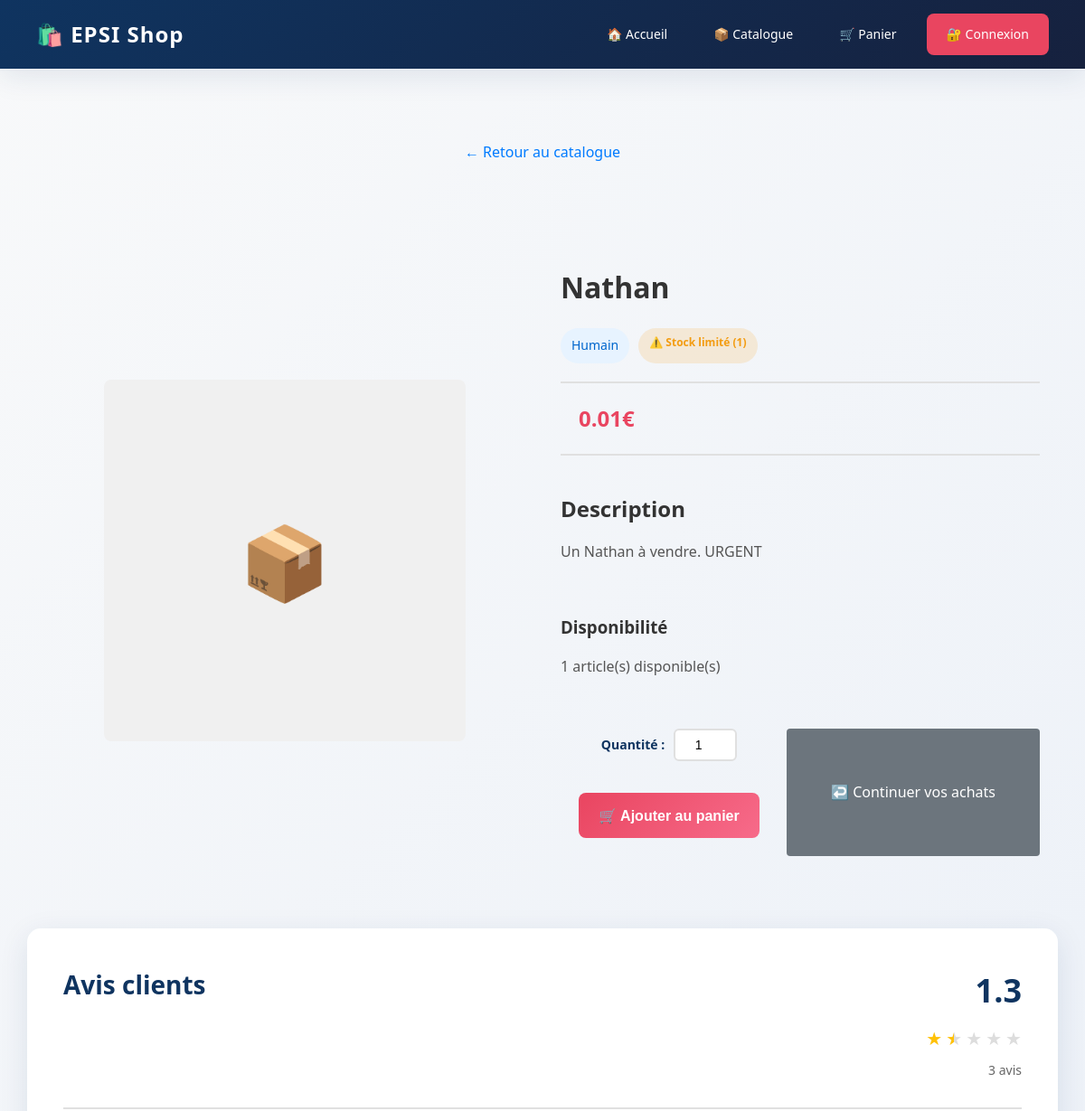
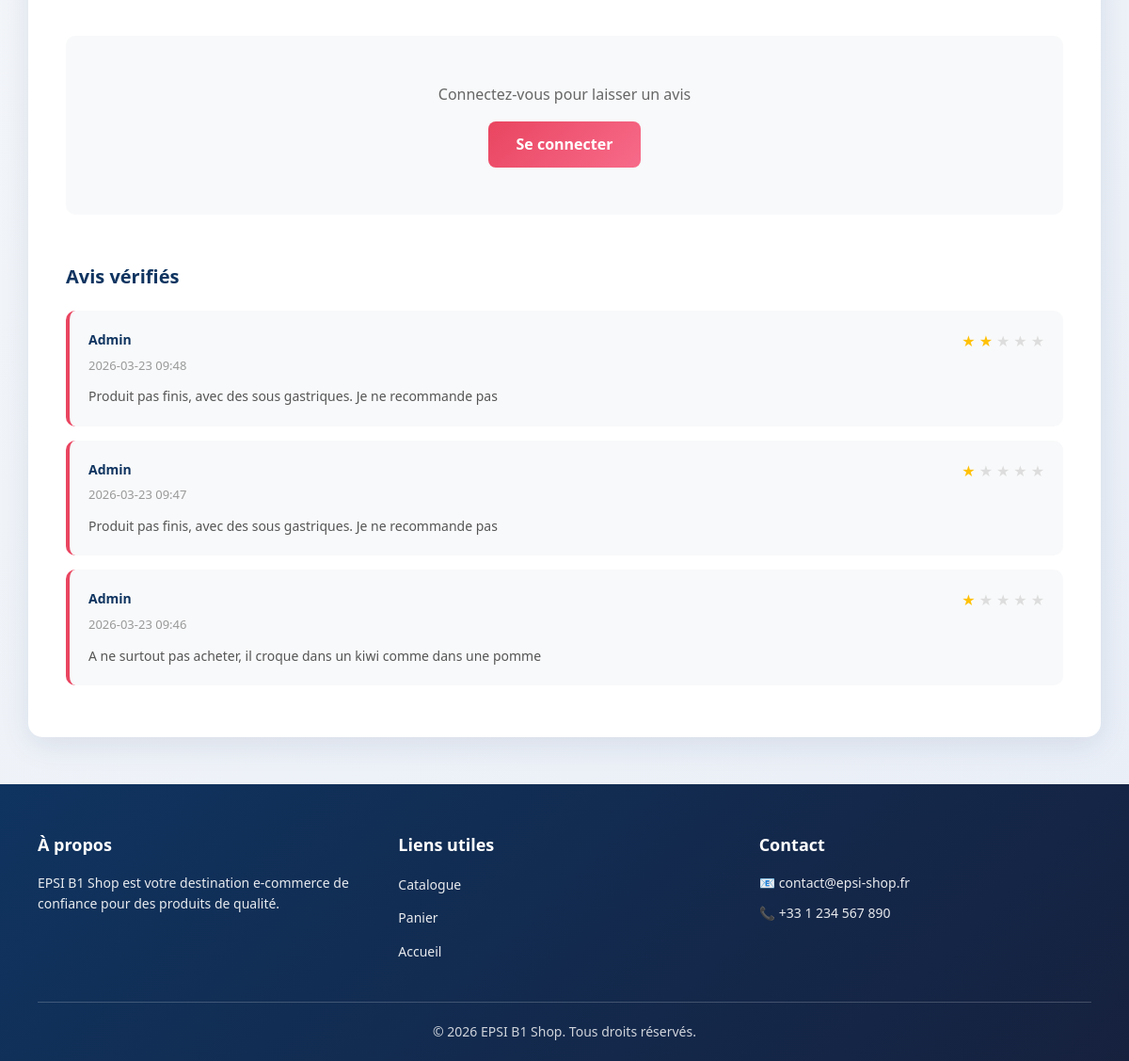
Page /produit/3 on the committed database (2 pictures, top to bottom).
### tables this page shows
CREATE TABLE produits (
                id INTEGER PRIMARY KEY AUTOINCREMENT,
                nom TEXT NOT NULL,
                prix REAL NOT NULL,
                description TEXT,
                categorie TEXT,
                stock INTEGER DEFAULT 10
            );

CREATE TABLE avis (
                    id INTEGER PRIMARY KEY AUTOINCREMENT,
                    produit_id INTEGER NOT NULL,
                    utilisateur_id INTEGER,
                    utilisateur_nom TEXT,
                    note INTEGER NOT NULL,
                    commentaire TEXT,
                    date TEXT,
                    FOREIGN KEY (produit_id) REFERENCES produits(id),
                    FOREIGN KEY (utilisateur_id) REFERENCES utilisateurs(id)
                );

### app.py (the view)
@app.route('/produit/<int:produit_id>')
def produit(produit_id):
    produit = db.get_produit(produit_id)
    if not produit:
        return redirect('/catalogue')
    avis = db.get_avis_produit(produit_id)
    moyenne_note = db.get_moyenne_note_produit(produit_id)
    nombre_avis = db.get_nombre_avis_produit(produit_id)
    return render_template('produit.html', produit=produit, avis=avis, moyenne_note=moyenne_note, nombre_avis=nombre_avis)

### database.py (called while the page is built)
    def get_connexion(self):
        conn = sqlite3.connect(self.dbname, timeout=10)
        conn.row_factory = sqlite3.Row
        conn.execute('PRAGMA journal_mode=WAL')
        return conn

    def get_produit(self, id):
        conn = self.get_connexion()
        try:
            produit = conn.execute('SELECT * FROM produits WHERE id=?', (id,)).fetchone()
        finally:
            conn.close()
        return produit

    def get_avis_produit(self, produit_id):
        conn = self.get_connexion()
        try:
            avis = conn.execute(
                'SELECT * FROM avis WHERE produit_id=? ORDER BY date DESC',
                (produit_id,)
            ).fetchall()
        finally:
            conn.close()
        return avis

    def get_moyenne_note_produit(self, produit_id):
        conn = self.get_connexion()
        try:
            result = conn.execute(
                'SELECT AVG(note) as moyenne FROM avis WHERE produit_id=?',
                (produit_id,)
            ).fetchone()
            moyenne = result['moyenne'] if result['moyenne'] else 0
        finally:
            conn.close()
        return round(moyenne, 1)

    def get_nombre_avis_produit(self, produit_id):
        conn = self.get_connexion()
        try:
            result = conn.execute(
                'SELECT COUNT(*) as nombre FROM avis WHERE produit_id=?',
                (produit_id,)
            ).fetchone()
            nombre = result['nombre']
        finally:
            conn.close()
        return nombre

### templates/produit.html
{% extends 'base.html' %}
{% block content %}
<div class="page-header">
    <a href="/catalogue" class="back-link">← Retour au catalogue</a>
</div>
<div class="produit-detail">
    <div class="product-detail-container">
        <div class="product-image">
            <div class="image-placeholder">
                📦
            </div>
        </div>
        <div class="product-details">
            <h1>{{ produit.nom }}</h1>
            <div class="product-meta">
                <span class="categorie-badge">{{ produit.categorie }}</span>
                <span class="stock-badge {% if produit.stock > 10 %}in-stock{% elif produit.stock > 0 %}low-stock{% else %}out-stock{% endif %}">
                    {% if produit.stock > 10 %}
                        ✅ En stock
                    {% elif produit.stock > 0 %}
                        ⚠️ Stock limité ({{ produit.stock }})
                    {% else %}
                        ❌ Rupture de stock
                    {% endif %}
                </span>
            </div>
            <div class="price-section">
                <p class="product-price">{{ produit.prix }}€</p>
            </div>
            <div class="description-section">
                <h2>Description</h2>
                <p>{{ produit.description }}</p>
            </div>
            <div class="stock-section">
                <h3>Disponibilité</h3>
                <p>{{ produit.stock }} article(s) disponible(s)</p>
            </div>
            <div class="action-buttons">
                {% if produit.stock > 0 %}
                    <form method="POST" action="/ajouter_au_panier/{{ produit.id }}" class="add-to-cart-form-detail">
                        <div class="quantity-selector">
                            <label for="qty_produit">Quantité :</label>
                            <input type="number" id="qty_produit" name="quantite" min="1" max="{{ produit.stock }}" value="1" required>
                        </div>
                        <button type="submit" class="btn-add-cart btn-large">🛒 Ajouter au panier</button>
                    </form>
                {% else %}
                    <button class="btn-add-cart btn-large" disabled>
                        ❌ Rupture de stock
                    </button>
                {% endif %}
                <a href="/catalogue" class="btn-product-continue">
                    ↩️ Continuer vos achats
                </a>
            </div>
        </div>
    </div>
</div>
<div class="reviews-section">
    <div class="reviews-header">
        <h2>Avis clients</h2>
        <div class="rating-summary">
            <div class="average-rating">
                <span class="rating-number">{{ moyenne_note }}</span>
                <div class="stars">
                    {% for i in range(5) %}
                        {% if i < moyenne_note|int %}
                            <span class="star filled">★</span>
                        {% elif i < moyenne_note %}
                            <span class="star half">★</span>
                        {% else %}
                            <span class="star empty">★</span>
                        {% endif %}
                    {% endfor %}
                </div>
                <span class="review-count">{{ nombre_avis }} avis</span>
            </div>
        </div>
    </div>
    <div class="add-review-section">
        {% if session.get('user_id') %}
            <h3>Laisser un avis</h3>
            <form method="POST" action="/ajouter_avis/{{ produit.id }}" class="review-form">
                <div class="form-group">
                    <label for="note">Votre note</label>
                    <div class="rating-input">
                        <input type="radio" id="star5" name="note" value="5" required>
                        <label for="star5" class="star-label">★</label>
                        <input type="radio" id="star4" name="note" value="4">
                        <label for="star4" class="star-label">★</label>
                        <input type="radio" id="star3" name="note" value="3">
                        <label for="star3" class="star-label">★</label>
                        <input type="radio" id="star2" name="note" value="2">
                        <label for="star2" class="star-label">★</label>
                        <input type="radio" id="star1" name="note" value="1">
                        <label for="star1" class="star-label">★</label>
                    </div>
                </div>
                <div class="form-group">
                    <label for="commentaire">Votre avis (optionnel)</label>
                    <textarea id="commentaire" name="commentaire" class="review-textarea" placeholder="Partagez votre expérience..."></textarea>
                </div>
                <button type="submit" class="btn-submit-review">Publier mon avis</button>
            </form>
        {% else %}
            <div class="login-prompt">
                <p>Connectez-vous pour laisser un avis</p>
                <a href="/login" class="btn-login">Se connecter</a>
            </div>
        {% endif %}
    </div>
    <div class="reviews-list">
        {% if avis %}
            <h3>Avis vérifiés</h3>
            {% for review in avis %}
                <div class="review-card">
                    <div class="review-header">
                        <div class="reviewer-info">
                            <span class="reviewer-name">{{ review.utilisateur_nom }}</span>
                            <span class="review-date">{{ review.date }}</span>
                        </div>
                        <div class="review-stars">
                            {% for i in range(5) %}
                                {% if i < review.note %}
                                    <span class="star filled">★</span>
                                {% else %}
                                    <span class="star empty">★</span>
                                {% endif %}
                            {% endfor %}
                        </div>
                    </div>
                    {% if review.commentaire %}
                        <p class="review-text">{{ review.commentaire }}</p>
                    {% endif %}
                </div>
            {% endfor %}
        {% else %}
            <p class="no-reviews">Aucun avis pour le moment. Soyez le premier à évaluer ce produit !</p>
        {% endif %}
    </div>
</div>
{% endblock %}

### rows in the picture
produits: nom "Nathan", categorie "Humain", stock "1", prix "0.01", description "Un Nathan à vendre. URGENT", quantite "1"
avis: utilisateur_nom "Admin", date "2026-03-23 09:48", note 2 (drawn), commentaire "Produit pas finis, avec des sous gastriques. Je ne recommande pas"
avis: utilisateur_nom "Admin", date "2026-03-23 09:47", note 1 (drawn), commentaire "Produit pas finis, avec des sous gastriques. Je ne recommande pas"
avis: utilisateur_nom "Admin", date "2026-03-23 09:46", note 1 (drawn), commentaire "A ne surtout pas acheter, il croque dans un kiwi comme dans une pomme"

### other values in the picture
{{ moyenne_note }} "1.3"
{{ nombre_avis }} "3"
